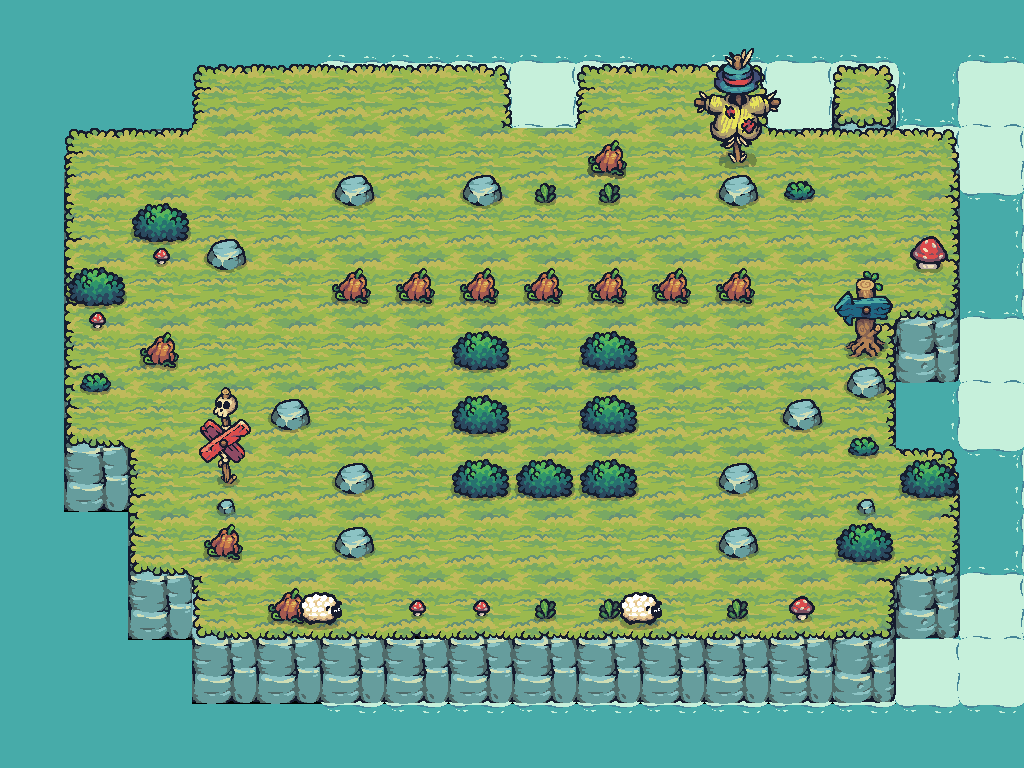

This is a level from a 2D game, rendered from its Tiled map with the project's own tilesets. A one-line summary and the map file follow, with tile-layer data summarised:
An orthogonal 16x12 tile map with 64x64 px tiles, 10 tile layers (Water, Foam, layerforedge, new game bg, ...), 2 hidden layers not drawn, 23 tilesets and 35 objects (24x Block, 6x Tree, AntiPlayerCheckpoint, PlayerCheckpoint, Barrel, ...).

<map version="1.10" tiledversion="1.11.0" orientation="orthogonal" renderorder="right-down" width="16" height="12" tilewidth="64" tileheight="64" infinite="0" nextlayerid="26" nextobjectid="11">
 <tileset firstgid="1" source="Terrain.tsx" />
 <tileset firstgid="41" source="Castle_Red.tsx" />
 <tileset firstgid="61" source="Tree.tsx" />
 <tileset firstgid="169" source="17.tsx" />
 <tileset firstgid="171" source="Tower_Blue.tsx" />
 <tileset firstgid="179" source="01.tsx" />
 <tileset firstgid="180" source="06.tsx" />
 <tileset firstgid="181" source="18.tsx" />
 <tileset firstgid="190" source="09.tsx" />
 <tileset firstgid="191" source="12.tsx" />
 <tileset firstgid="192" source="16.tsx" />
 <tileset firstgid="194" source="Castle_Destroyed.tsx" />
 <tileset firstgid="214" source="HappySheep_Idle.tsx" />
 <tileset firstgid="222" source="Tree_192.tsx" />
 <tileset firstgid="234" source="Water.tsx" />
 <tileset firstgid="235" source="Foam_192.tsx" />
 <tileset firstgid="243" source="Tilemap_Elevation.tsx" />
 <tileset firstgid="275" source="02.tsx" />
 <tileset firstgid="276" source="03.tsx" />
 <tileset firstgid="277" source="04.tsx" />
 <tileset firstgid="278" source="07.tsx" />
 <tileset firstgid="279" source="10.tsx" />
 <tileset firstgid="280" source="TX Props.tsx" />
 <layer id="13" name="Water" width="16" height="12">
  <data>[192 cells, 88 non-empty, 1 distinct tile ids]</data>
 </layer>
 <layer id="14" name="Foam" width="16" height="12" offsetx="128" offsety="0">
  <data>[192 cells, 43 non-empty, 1 distinct tile ids]</data>
 </layer>
 <layer id="19" name="layerforedge" width="16" height="12">
  <data>[192 cells, 30 non-empty, 11 distinct tile ids]</data>
 </layer>
 <layer id="15" name="new game bg" width="16" height="12">
  <data>[192 cells, 128 non-empty, 12 distinct tile ids]</data>
 </layer>
 <layer id="1" name="GameGrid" width="16" height="12" visible="0">
  <data>[192 cells, 54 non-empty, 9 distinct tile ids]</data>
 </layer>
 <layer id="16" name="AnimatedTrees" class="AnimatedTrees" width="16" height="12" visible="0">
  <data>[192 cells, 12 non-empty, 2 distinct tile ids]</data>
 </layer>
 <layer id="24" name="eat" width="16" height="12">
  <data>[192 cells, 5 non-empty, 3 distinct tile ids]</data>
 </layer>
 <layer id="17" name="props" width="16" height="12" offsetx="0" offsety="32">
  <data>[192 cells, 17 non-empty, 7 distinct tile ids]</data>
 </layer>
 <layer id="18" name="propsLayer2" width="16" height="12">
  <data>[192 cells, 15 non-empty, 12 distinct tile ids]</data>
 </layer>
 <objectgroup id="21" name="TreesOutSideGameGrid" class="TreesOutSideGameGrid">
  <object id="3" name="Tree" type="Tree" x="192" y="128" width="64" height="64" />
  <object id="5" name="Tree" type="Tree" x="256" y="128" width="64" height="64" />
  <object id="6" name="Tree" type="Tree" x="384" y="128" width="64" height="64" />
  <object id="7" name="Tree" type="Tree" x="832" y="192" width="64" height="64" />
  <object id="8" name="Tree" type="Tree" x="640" y="128" width="64" height="64" />
  <object id="9" name="Tree" type="Tree" x="192" y="320" width="64" height="64" />
 </objectgroup>
 <layer id="22" name="AheadOfTreesProps" width="16" height="12">
  <data>[192 cells, 6 non-empty, 6 distinct tile ids]</data>
 </layer>
 <layer id="13" name="CollisionblockTileLayer" width="16" height="12">
  <data>[192 cells, 20 non-empty, 3 distinct tile ids]</data>
 </layer>
 <objectgroup id="30" name="CollisionblocksForGrid">
  <object id="101" name="Block" type="Block" x="256" y="128" width="576" height="64" />
  <object id="102" name="Block" type="Block" x="256" y="576" width="576" height="64" />
  <object id="103" name="Block" type="Block" x="192" y="192" width="64" height="384" />
  <object id="104" name="Block" type="Block" x="831" y="192" width="64" height="384" />
 </objectgroup>
 <objectgroup id="5" name="Collisionblocks">
  <object id="1" name="Block" type="Block" x="320" y="256" width="64" height="64" />
  <object id="2" name="Block" type="Block" x="384" y="256" width="64" height="64" />
  <object id="3" name="Block" type="Block" x="448" y="256" width="64" height="64" />
  <object id="4" name="Block" type="Block" x="512" y="256" width="64" height="64" />
  <object id="5" name="Block" type="Block" x="576" y="256" width="64" height="64" />
  <object id="6" name="Block" type="Block" x="640" y="256" width="64" height="64" />
  <object id="7" name="Block" type="Block" x="704" y="256" width="64" height="64" />
  <object id="8" name="Block" type="Block" x="448" y="320" width="64" height="64" />
  <object id="10" name="Block" type="Block" x="576" y="320" width="64" height="64" />
  <object id="11" name="Block" type="Block" x="256" y="384" width="64" height="64" />
  <object id="12" name="Block" type="Block" x="448" y="384" width="64" height="64" />
  <object id="13" name="Block" type="Block" x="576" y="384" width="64" height="64" />
  <object id="14" name="Block" type="Block" x="768" y="384" width="64" height="64" />
  <object id="15" name="Block" type="Block" x="320" y="448" width="64" height="64" />
  <object id="16" name="Block" type="Block" x="448" y="448" width="64" height="64" />
  <object id="17" name="Block" type="Block" x="512" y="448" width="64" height="64" />
  <object id="18" name="Block" type="Block" x="576" y="448" width="64" height="64" />
  <object id="19" name="Block" type="Block" x="704" y="448" width="64" height="64" />
  <object id="20" name="Block" type="Block" x="320" y="512" width="64" height="64" />
  <object id="25" name="Block" type="Block" x="704" y="512" width="64" height="64" />
 </objectgroup>
 <objectgroup id="6" name="Checkpoints">
  <object id="21" name="AntiPlayerCheckpoint" type="AntiPlayerCheckpoint" x="384" y="512" width="64" height="64" />
  <object id="24" name="PlayerCheckpoint" type="PlayerCheckpoint" x="640" y="512" width="64" height="64" />
 </objectgroup>
 <objectgroup id="7" name="Spawnpoints">
  <object id="9" name="Barrel" type="Barrel" x="512" y="320" width="64" height="64" />
  <object id="22" name="Player" type="Player" x="448" y="512" width="64" height="64" />
  <object id="23" name="AntiPlayer" type="AntiPlayer" x="576" y="512" width="64" height="64" />
 </objectgroup>
 <layer id="25" name="BottomEdge" width="16" height="12">
  <data>[192 cells, 2 non-empty, 1 distinct tile ids]</data>
 </layer>
</map>
